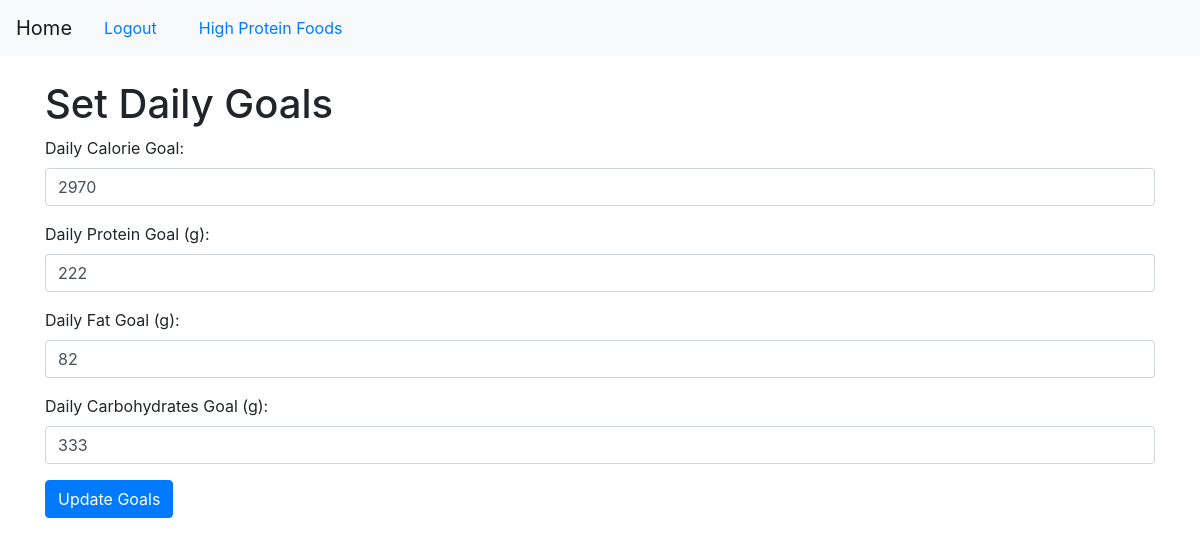
Screenshot of /set_goals (signed in) with the database file from the repository.
### app/models.py (models this page shows, shortened)
class User(UserMixin, db.Model):
    id = db.Column(db.Integer, primary_key=True)
    username = db.Column(db.String(150), unique=True, nullable=False)
    email = db.Column(db.String(150), unique=True, nullable=False)
    password_hash = db.Column(db.String(128), nullable=False)
    daily_calorie_goal = db.Column(db.Integer, nullable=False, default=2000)
    daily_protein_goal = db.Column(db.Integer, nullable=False, default=150)  # grams
    daily_fat_goal = db.Column(db.Integer, nullable=False, default=70)       # grams
    daily_carbs_goal = db.Column(db.Integer, nullable=False, default=250)
    food_entries = db.relationship('FoodEntry', backref='user', lazy=True)

### app/routes.py (the view, shortened to what this page needs)
@bp.route('/set_goals', methods=['GET', 'POST'])
@login_required
def set_goals():
    return render_template('set_goals.html')

### app/__init__.py (called while the page is built)
def create_app():
    app = Flask(__name__)
    app.config['SECRET_KEY'] = 'your_secret_key'
    app.config['SQLALCHEMY_DATABASE_URI'] = 'sqlite:///site.db'
    app.config['SQLALCHEMY_TRACK_MODIFICATIONS'] = False
    db.init_app(app)
    migrate.init_app(app, db)
    login_manager.init_app(app)
    from app.routes import bp  # Import the Blueprint
    app.register_blueprint(bp)
    @login_manager.user_loader
    def load_user(user_id):
        from app.models import User
        return User.query.get(int(user_id))
    return app

### app/templates/set_goals.html (shortened to what this page needs)
{% extends "base.html" %}
{% block content %}
<h1>Set Daily Goals</h1>
<form method="POST" action="{{ url_for('main.set_goals') }}">
    <div class="form-group">
        <label for="calorie_goal">Daily Calorie Goal:</label>
        <input type="number" id="calorie_goal" name="calorie_goal" class="form-control" value="{{ current_user.daily_calorie_goal }}" required>
    </div>
    <div class="form-group">
        <label for="protein_goal">Daily Protein Goal (g):</label>
        <input type="number" id="protein_goal" name="protein_goal" class="form-control" value="{{ current_user.daily_protein_goal }}" required>
    </div>
    <div class="form-group">
        <label for="fat_goal">Daily Fat Goal (g):</label>
        <input type="number" id="fat_goal" name="fat_goal" class="form-control" value="{{ current_user.daily_fat_goal }}" required>
    </div>
    <div class="form-group">
        <label for="carbs_goal">Daily Carbohydrates Goal (g):</label>
        <input type="number" id="carbs_goal" name="carbs_goal" class="form-control" value="{{ current_user.daily_carbs_goal }}" required>
    </div>
    <div class="form-group">
        <input type="submit" value="Update Goals" class="btn btn-primary">
    </div>
</form>
{% endblock %}

### app/static/css/styles.css (style rules this page uses)
body { font-family: Arial, sans-serif; }
h1, h2 { color: #333; }

### rows the page displays
User: calorie_goal "2970", protein_goal "222", fat_goal "82", carbs_goal "333"
